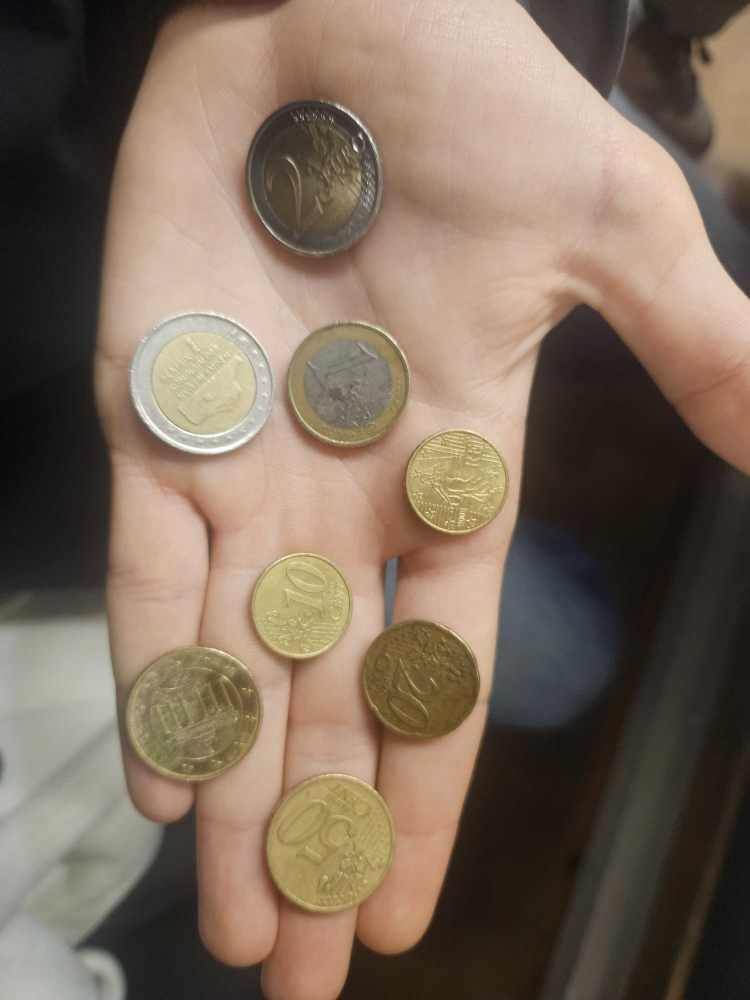
#> input picture base_images_validation/1000016159.jpg, 2250 x 3000 px (shown at 1/3 size); its folder holds only this picture in this run
$ python CannyContours.py
#> lines starting #> are read from the running program, lines starting #| are printed output that depends on the picture; after the words box and inside, x2 and y2 are one past the last pixel; in counts of white or black regions, pixels touching at a corner belong together
import cv2
import numpy as np
import os
import json

# CONFIGURATION OPTIMALE (CANNY/CONTOURS)
C_LOW, C_HIGH = 25, 100
MED_K = 7
GAUS_K = 9
CIRC_LIMIT = 0.85  # 0.6 est assez souple, 1.0 est un cercle parfait

FOLDER_IMAGES = "base_images_validation"
FOLDER_JSON = "validation_annotee"
TARGET_WIDTH = 1024
THRESHOLD = 0.10  # Tolérance pour le matching (distance centre/rayon)

def get_gt_circles(json_path, ratio):
    try:
        with open(json_path, 'r', encoding='utf-8') as f:
            data = json.load(f)
        return [(np.array(s['points'][0])*ratio, np.linalg.norm(np.array(s['points'][0])*ratio - np.array(s['points'][1])*ratio))
                for s in data['shapes'] if s['shape_type'] == 'circle']
    except: return []

#  INITIALISATION DES COMPTEURS GLOBAUX
total_found = 0
total_expected = 0
total_tp = 0
total_fp = 0
total_fn = 0

filenames = [f for f in os.listdir(FOLDER_IMAGES) if f.lower().endswith((".jpg", ".png", ".jpeg"))]

print(f"Démarrage de la visualisation sur {len(filenames)} images...")

for filename in filenames:
    img_orig = cv2.imread(os.path.join(FOLDER_IMAGES, filename))
#> img_orig is the input picture: shape (3000, 2250, 3); mean B, G, R 92.7, 108.4, 125.2
    if img_orig is None: continue

    ratio = TARGET_WIDTH / float(img_orig.shape[1])
#> ratio = 0.455
    img_display = cv2.resize(img_orig, (TARGET_WIDTH, int(img_orig.shape[0] * ratio)))

    #  TRAITEMENT CANNY / CONTOURS
    gray = cv2.cvtColor(img_display, cv2.COLOR_BGR2GRAY)
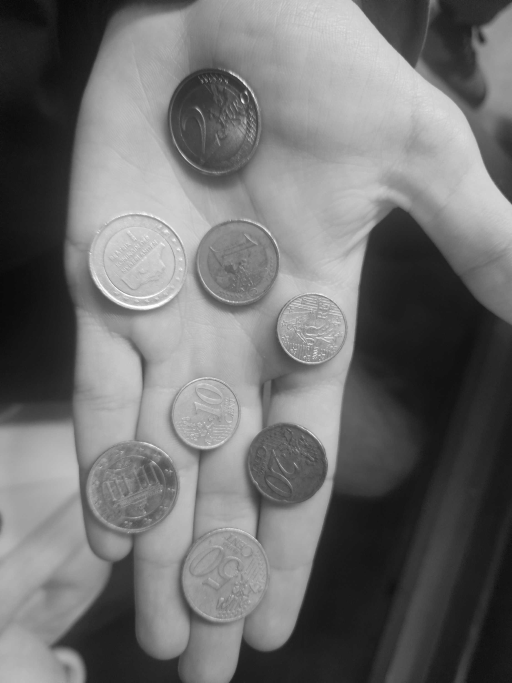
#> gray: shape (1365, 1024) (shown at 1/2 size); min 4, max 255, mean 111.6
    processed = cv2.medianBlur(gray, MED_K)
    processed = cv2.GaussianBlur(processed, (GAUS_K, GAUS_K), 0)

    # 1. Détection des bords avec Canny
    edges = cv2.Canny(processed, C_LOW, C_HIGH)
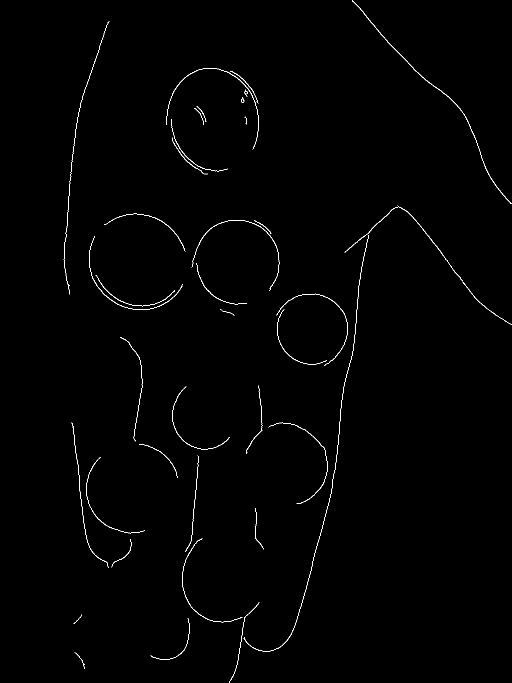
#> edges: shape (1365, 1024) (shown at 1/2 size); 0.61% white in thin lines or dots, all inside (x1, y1, x2, y2) = (127, 0, 1024, 1365)

    # 2. Dilatation pour fermer les contours potentiellement ouverts
    kernel = np.ones((3,3), np.uint8)
    mask_binaire = cv2.dilate(edges, kernel, iterations=1)
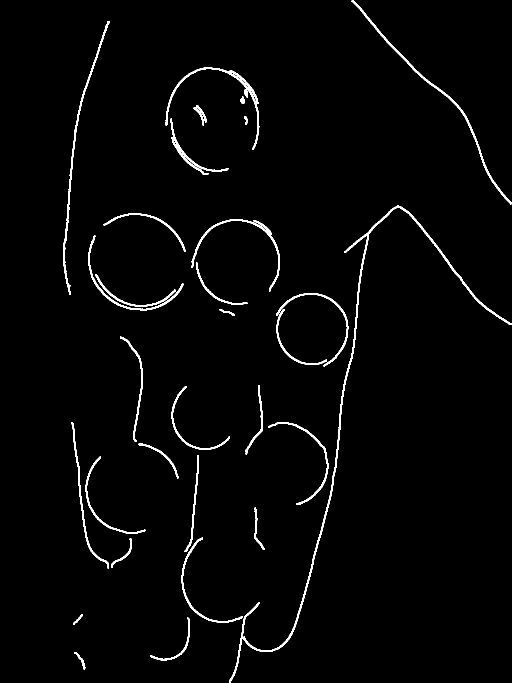
#> mask_binaire: shape (1365, 1024) (shown at 1/2 size); 2% white; 31 white regions

    # 3. Recherche des contours sur le masque binaire
    contours, _ = cv2.findContours(mask_binaire, cv2.RETR_EXTERNAL, cv2.CHAIN_APPROX_SIMPLE)
#> contours = 31 contours; largest, box (x1, y1, x2, y2) and area: (486, 410, 1024, 1304) 3806, (703, 0, 1024, 409) 1714, (331, 135, 519, 300) 1594, (126, 42, 220, 590) 1393, (382, 439, 560, 583) 1106

    det_circles = []
    for cnt in contours:
        area = cv2.contourArea(cnt)
        perimeter = cv2.arcLength(cnt, True)

        # Filtre de taille minimale (pour éviter les poussières)
        if area < (TARGET_WIDTH * 0.02)**2 or perimeter == 0:
            continue

        # Calcul de la circularité
        circularity = 4 * np.pi * (area / (perimeter ** 2))

        if circularity > CIRC_LIMIT:
            # Transformation du contour en cercle (minEnclosingCircle)
            (x, y), r = cv2.minEnclosingCircle(cnt)
            det_circles.append((int(x), int(y), int(r)))
#> this loop made 31 passes
#> (area, perimeter, circularity) on passes 4, 6, 8, 9, 11, 12, 13, 15, 16, 18, 19, 21: (466, 375.2, 0.0416), (732.5, 574.5, 0.0279), (651, 512.4, 0.0312), (455, 416, 0.033), (782.5, 582.9, 0.0289), (756.5, 659.6, 0.0218), (630.5, 487.5, 0.0333), (575.5, 486.6, 0.0305), (497.5, 392.8, 0.0405), (820.5, 620.3, 0.0268), (564.5, 414.5, 0.0413), (877, 666.1, 0.0248)
#> (area, perimeter) on passes 1, 2, 3, 5, 7, 10: (123, 95.25), (367.5, 303.7), (74.5, 61.36), (217.5, 167.4), (236, 191.9), (328, 239.8)
#> after the loop, det_circles = []

    # --- MATCHING ET MÉTRIQUES (Idem Hough) ---
    j_path = os.path.join(FOLDER_JSON, os.path.splitext(filename)[0] + ".json")
    gt_data = get_gt_circles(j_path, ratio)
#> gt_data = []
    gt_circles = [(int(c[0][0]), int(c[0][1]), int(c[1])) for c in gt_data]
#> gt_circles = []

    img_tp = 0
    matched_gt = [False] * len(gt_circles)
#> matched_gt = []
    used_det = [False] * len(det_circles)
#> used_det = []

    # Copie pour dessiner les résultats
    img_results = img_display.copy()

    # Dessin GT (Rouge)
    for i, (gt_x, gt_y, gt_r) in enumerate(gt_circles):
        cv2.circle(img_results, (gt_x, gt_y), gt_r, (0, 0, 255), 2) # Rouge
        for j, (det_x, det_y, det_r) in enumerate(det_circles):
            if used_det[j]: continue
            dist = np.sqrt((gt_x - det_x)**2 + (gt_y - det_y)**2)
            if dist < (gt_r * THRESHOLD) and abs(gt_r - det_r) < (gt_r * THRESHOLD):
                img_tp += 1
                matched_gt[i] = used_det[j] = True
                break
#> after the loop, img_tp = 0

    img_fp = len(det_circles) - img_tp
#> img_fp = 0
    img_fn = len(gt_circles) - img_tp
#> img_fn = 0

    total_found += len(det_circles)
#> total_found = 0
    total_expected += len(gt_circles)
#> total_expected = 0
    total_tp += img_tp
#> total_tp = 0
    total_fp += img_fp
#> total_fp = 0
    total_fn += img_fn
#> total_fn = 0

    # Dessin Détections (Vert)
    for (x, y, r) in det_circles:
        cv2.circle(img_results, (x, y), r, (0, 255, 0), 3) # Vert
#> this loop made 0 passes

    # Overlay texte sur l'image de résultats
    cv2.putText(img_results, f"Ici: {len(det_circles)} det. / {len(gt_circles)} attendues", (20, 40),
                cv2.FONT_HERSHEY_SIMPLEX, 0.7, (255, 255, 255), 2)
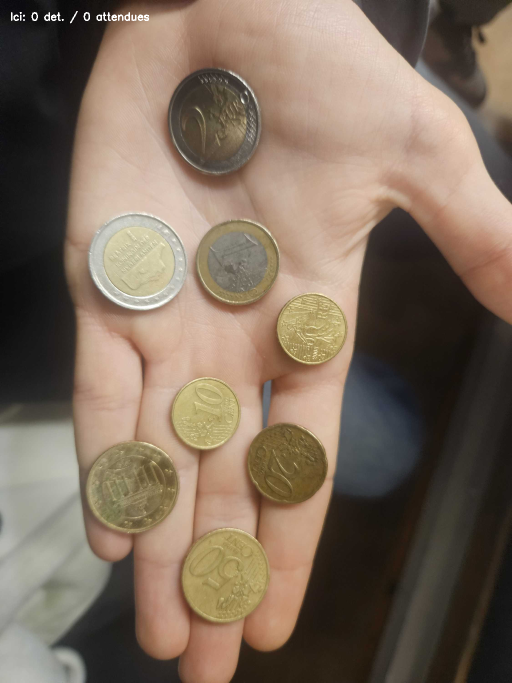
#> img_results: shape (1365, 1024, 3) (shown at 1/2 size); mean B, G, R 92.9, 108.5, 125.4

    # --- AFFICHAGE DES DEUX FENÊTRES ---
    # Fenêtre 1 : Le résultat final avec les cercles
    cv2.imshow("1. Resultats Final (Canny + Contours)", img_results)

    # Fenêtre 2 : Ce que 'findContours' voit réellement (Bords dilatés)
    cv2.imshow("2. Masque Binaire (Canny + Dilate)", mask_binaire)

    # Positionnement des fenêtres (Optionnel, dépend de ta résolution d'écran)
    cv2.moveWindow("1. Resultats Final (Canny + Contours)", 0, 0)
    cv2.moveWindow("2. Masque Binaire (Canny + Dilate)", TARGET_WIDTH + 10, 0)

    print(f"Image: {filename} | Trouvé: {len(det_circles)} | Attendu: {len(gt_circles)}")
#| Image: 1000016159.jpg | Trouvé: 0 | Attendu: 0

    if cv2.waitKey(0) == 27: break # Echap pour quitter
#> (key Esc is pressed here)

cv2.destroyAllWindows()

#  BILAN FINAL
precision = total_tp / (total_tp + total_fp) if (total_tp + total_fp) > 0 else 0
#> precision = 0
recall = total_tp / (total_tp + total_fn) if (total_tp + total_fn) > 0 else 0
#> recall = 0
f1 = 2 * (precision * recall) / (precision + recall) if (precision + recall) > 0 else 0
#> f1 = 0

print("\n" + "═"*40)
print("       BILAN FINAL (CANNY/CONTOURS)")
print("═"*40)
print(f"PIÈCES TOTALES TROUVÉES  : {total_found}")
#| PIÈCES TOTALES TROUVÉES  : 0
print(f"PIÈCES TOTALES ATTENDUES : {total_expected}")
#| PIÈCES TOTALES ATTENDUES : 0
print("-" * 40)
print(f"Vrais Positifs (TP)      : {total_tp}")
#| Vrais Positifs (TP)      : 0
print(f"Faux Positifs  (FP)      : {total_fp}")
#| Faux Positifs  (FP)      : 0
print(f"Faux Négatifs  (FN)      : {total_fn}")
#| Faux Négatifs  (FN)      : 0
print("-" * 40)
print(f"PRÉCISION                : {precision:.2%}")
#| PRÉCISION                : 0.00%
print(f"RAPPEL (RECALL)          : {recall:.2%}")
#| RAPPEL (RECALL)          : 0.00%
print(f"F1-SCORE                 : {f1:.2%}")
#| F1-SCORE                 : 0.00%
print("═"*40)
